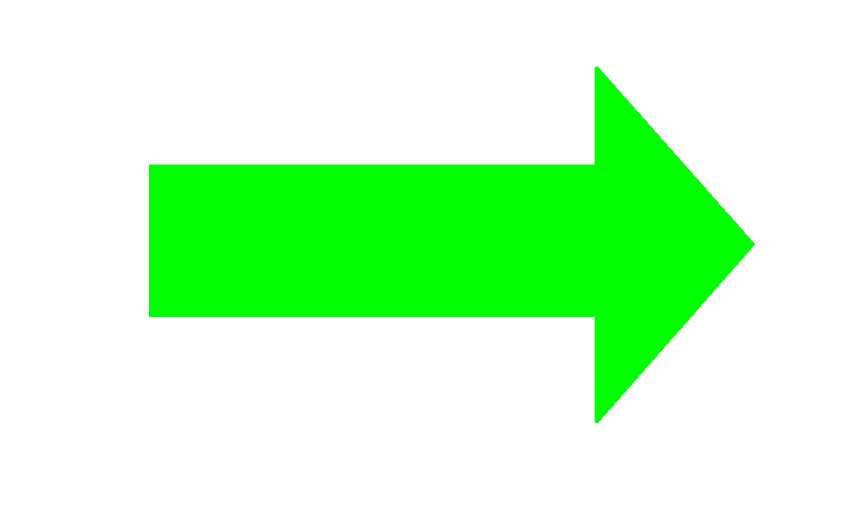
#> input picture ros/green.png, 853 x 514 px, given in place of the camera
$ python hyx.py
#> lines starting #> are read from the running program, lines starting #| are printed output that depends on the picture; after the words box and inside, x2 and y2 are one past the last pixel; in counts of white or black regions, pixels touching at a corner belong together
#> further down, frame is the input picture: shape (514, 853, 3); mean B, G, R 198.5, 255, 198.5
#> `hsv = cv2.cvtColor(frame,cv2.COLOR_BGR2HSV)`: hsv: shape (514, 853, 3); mean H, S, V 13.9, 56.5, 255
import numpy as np
import cv2

red_lower = np.array([0,43,46])
red_upper = np.array([10,255,255])
green_lower = np.array([35,43,46])
green_upper = np.array([77,255,255])
cap = cv2.VideoCapture(0)

cap.set(3,320)
cap.set(4,240)
def ChestGreen():
    hsv = cv2.cvtColor(frame, cv2.COLOR_BGR2HSV)
    mask = cv2.inRange(hsv, green_lower, green_upper)
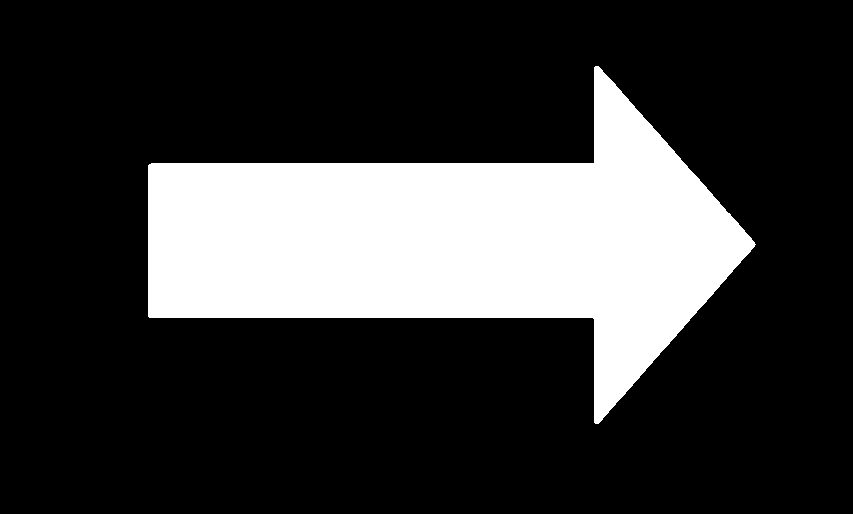
#> mask: shape (514, 853); 22.6% white; 1 white region, box (x1, y1, x2, y2) and area: (148, 66, 756, 424) 99091
    mask = cv2.erode(mask, None, iterations=2)
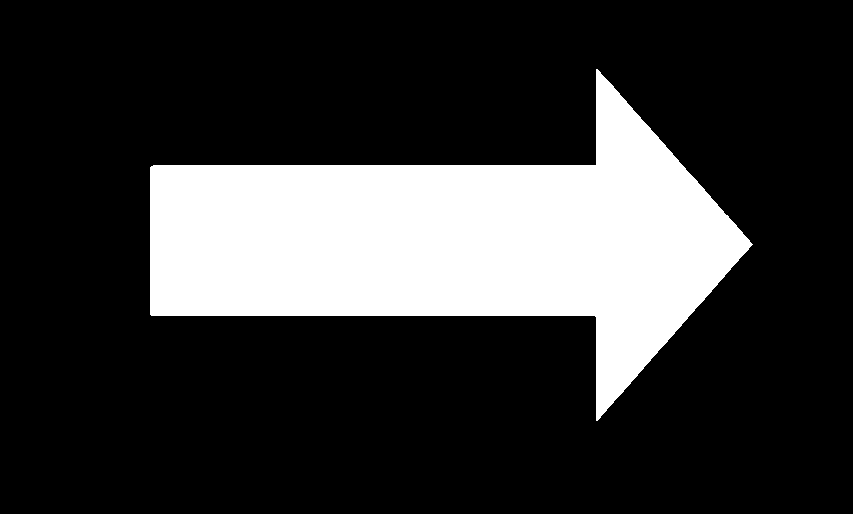
#> mask: shape (514, 853); 21.7% white; 1 white region
    mask = cv2.GaussianBlur(mask, (3, 3), 0)
    return mask
def ChestRed():
    ret, frame = cap.read()
    frame = cv2.GaussianBlur(frame, (5, 5), 0)
    hsv = cv2.cvtColor(frame, cv2.COLOR_BGR2HSV)
    mask = cv2.inRange(hsv, red_lower, red_upper)
#> mask: shape (514, 853); every value is 0
    mask = cv2.GaussianBlur(mask, (3, 3), 0)
    cnts = cv2.findContours(mask.copy(), cv2.RETR_EXTERNAL, cv2.CHAIN_APPROX_SIMPLE)[-2]
#> cnts = []
    if 25 < len(cnts) < 29:
        print("STOP!")
while 1:
    ret,frame = cap.read()
    frame = cv2.GaussianBlur(frame,(5,5),0)
    hsv = cv2.cvtColor(frame,cv2.COLOR_BGR2HSV)
    mask = ChestGreen()
    ChestRed()
    res = cv2.bitwise_and(frame,frame,mask=mask)
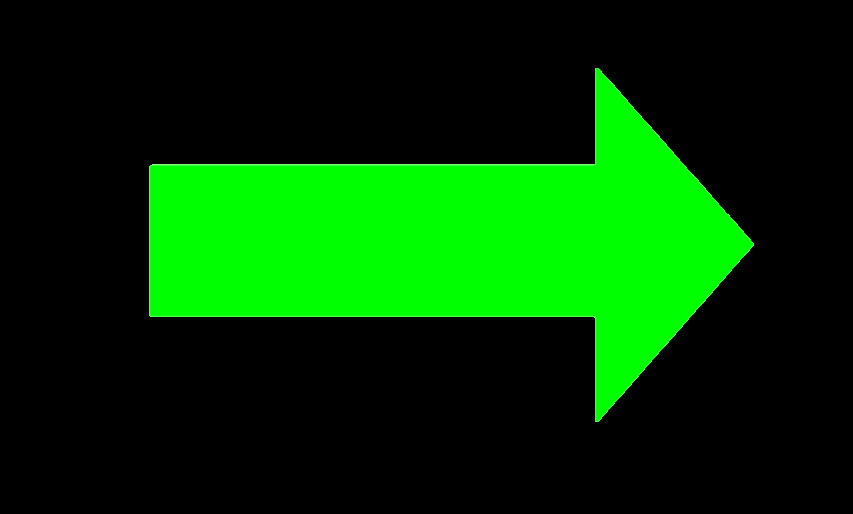
#> res: shape (514, 853, 3); mean B, G, R 0.4, 56.5, 0.4
    cnts = cv2.findContours(mask.copy(),cv2.RETR_EXTERNAL,cv2.CHAIN_APPROX_SIMPLE)[-2]
#> cnts = 1 contour; box (x1, y1, x2, y2) and area: (149, 68, 754, 422) 96360
    if len(cnts) > 0:
        c = max(cnts, key=cv2.contourArea)
#> c = contour of 102 points, box (x1, y1, x2, y2) (149, 68, 754, 422), area 96360


        M = cv2.moments(c)
#> M = moments, m00 96359.5, centre m10/m00, m01/m00 = (453.8, 241.2)

        center = (int(M["m10"] / M["m00"]), int(M["m01"] / M["m00"]))
#> center = (453, 241)
        x, y, w, h = cv2.boundingRect(mask)
#> x = 149; y = 68; w = 605; h = 354

        for i in range(0, len(cnts)):
            x, y, w, h = cv2.boundingRect(cnts[i])
            cv2.rectangle(mask, (x, y), (x + w, y + h), (255, 255, 0), 2)


            bottom_most = tuple(c[c[:, :, 1].argmax()][0])
            print("bottom_most", bottom_most)
            print("center", center)
            print("Green!")
#> this loop made 1 pass
#> (x, y, w, h, bottom_most) on pass 1: (149, 68, 605, 354, (595, 421))
#| bottom_most (595, 421)
#| center (453, 241)
#| Green!
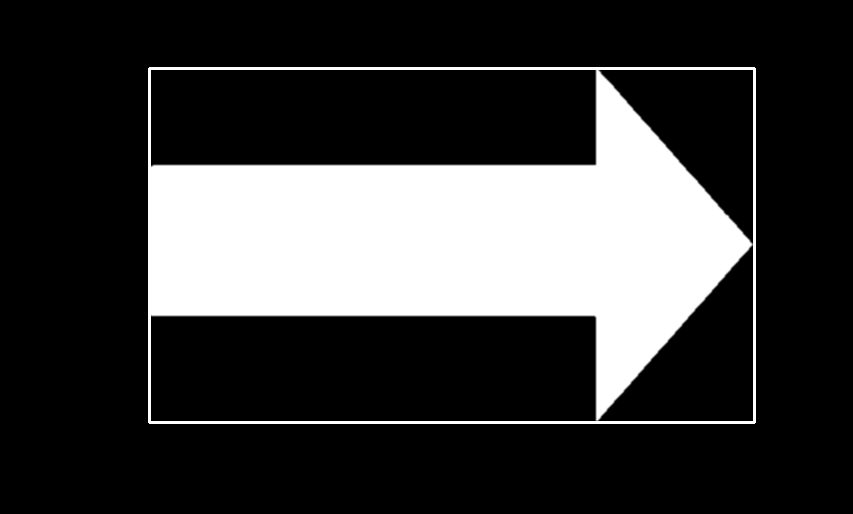
#> mask: shape (514, 853); min 0, max 255, mean 58.7

    cv2.imshow("frame",frame)
    cv2.imshow("mask",mask)
    cv2.imshow("res",res)
    #cv2.imshow("img",img)
    if cv2.waitKey(5) & 0xFF == 27:
#> (key Esc is pressed here)
        break
cap.release()
cv2.destroyAllWindows()
